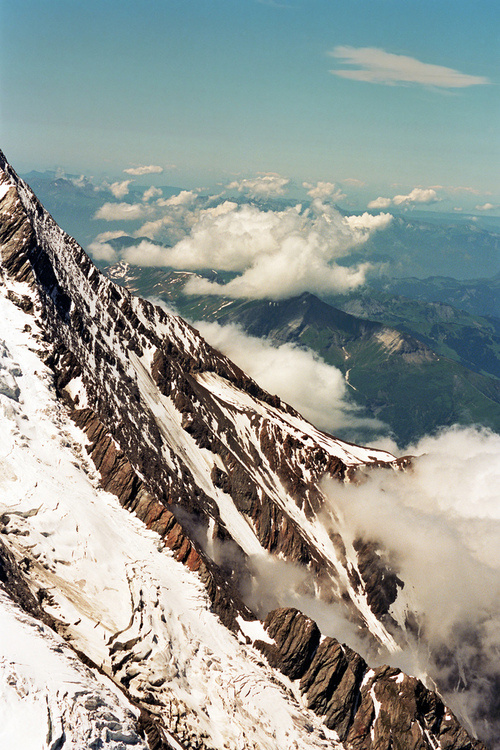
//> input picture samples/cpp/9_2_3/1.jpg, 500 x 750 px
$ ./9_2_3   (built with g++ and OpenCV 4)
//> lines starting //> are read from the running program, lines starting //| are printed output that depends on the picture
//--------------------------------------【程序说明】-------------------------------------------
//		程序说明：《OpenCV3编程入门》OpenCV2版书本配套示例程序79
//		程序描述：H-S二维直方图的绘制
//		开发测试所用操作系统： Windows 7 64bit
//		开发测试所用IDE版本：Visual Studio 2010
//		开发测试所用OpenCV版本：	2.4.9
//		2014年06月 Created by @浅墨_毛星云
//		2014年11月 Revised by @浅墨_毛星云
//------------------------------------------------------------------------------------------------


//---------------------------------【头文件、命名空间包含部分】----------------------------
//		描述：包含程序所使用的头文件和命名空间
//------------------------------------------------------------------------------------------------
#include "opencv2/highgui/highgui.hpp"
#include "opencv2/imgproc/imgproc.hpp"
#include <stdio.h>

using namespace cv;


//-----------------------------------【ShowHelpText( )函数】-----------------------------
//		 描述：输出一些帮助信息
//----------------------------------------------------------------------------------------------
void ShowHelpText()
{
	//输出欢迎信息和OpenCV版本
	printf("\n\n\t\t\t非常感谢购买《OpenCV3编程入门》一书！\n");
	printf("\n\n\t\t\t此为本书OpenCV2版的第79个配套示例程序\n");
	printf("\n\n\t\t\t   当前使用的OpenCV版本为：" CV_VERSION );
	printf("\n\n  ----------------------------------------------------------------------------\n");
}


//--------------------------------------【main( )函数】-----------------------------------------
//          描述：控制台应用程序的入口函数，我们的程序从这里开始执行
//-----------------------------------------------------------------------------------------------
int main( )
{

	//【1】载入源图，转化为HSV颜色模型
	Mat srcImage, hsvImage;
	srcImage=imread("1.jpg");
//> srcImage is the input picture: 750 rows x 500 cols, CV_8UC3; mean B, G, R 146.6, 152.6, 147.8
	cvtColor(srcImage,hsvImage, CV_BGR2HSV);
//> hsvImage: 750 rows x 500 cols, CV_8UC3; mean H, S, V 55.1, 61.2, 163.6

	system("color 2F");
	ShowHelpText();

	//【2】参数准备
	//将色调量化为30个等级，将饱和度量化为32个等级
	int hueBinNum = 30;//色调的直方图直条数量
	int saturationBinNum = 32;//饱和度的直方图直条数量
	int histSize[ ] = {hueBinNum, saturationBinNum};
	// 定义色调的变化范围为0到179
	float hueRanges[] = { 0, 180 };
	//定义饱和度的变化范围为0（黑、白、灰）到255（纯光谱颜色）
	float saturationRanges[] = { 0, 256 };
	const float* ranges[] = { hueRanges, saturationRanges };
	MatND dstHist;
	//参数准备，calcHist函数中将计算第0通道和第1通道的直方图
	int channels[] = {0, 1};

	//【3】正式调用calcHist，进行直方图计算
	calcHist( &hsvImage,//输入的数组
		1, //数组个数为1
		channels,//通道索引
		Mat(), //不使用掩膜
		dstHist, //输出的目标直方图
		2, //需要计算的直方图的维度为2
		histSize, //存放每个维度的直方图尺寸的数组
		ranges,//每一维数值的取值范围数组
		true, // 指示直方图是否均匀的标识符，true表示均匀的直方图
		false );//累计标识符，false表示直方图在配置阶段会被清零
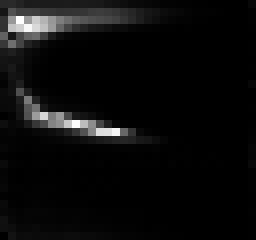
//> dstHist: 30 rows x 32 cols, CV_32FC1 (shown 8 times larger); min 0, max 8131, mean 390.6; drawn with min black and max white

	//【4】为绘制直方图准备参数
	double maxValue=0;//最大值
	minMaxLoc(dstHist, 0, &maxValue, 0, 0);//查找数组和子数组的全局最小值和最大值存入maxValue中
//> maxValue = 8131
	int scale = 10;
	Mat histImg = Mat::zeros(saturationBinNum*scale, hueBinNum*10, CV_8UC3);

	//【5】双层循环，进行直方图绘制
	for( int hue = 0; hue < hueBinNum; hue++ )
		for( int saturation = 0; saturation < saturationBinNum; saturation++ )
		{
			float binValue = dstHist.at<float>(hue, saturation);//直方图组距的值
			int intensity = cvRound(binValue*255/maxValue);//强度

			//正式进行绘制
			rectangle( histImg, Point(hue*scale, saturation*scale),
				Point( (hue+1)*scale - 1, (saturation+1)*scale - 1),
				Scalar::all(intensity),
				CV_FILLED );
		}
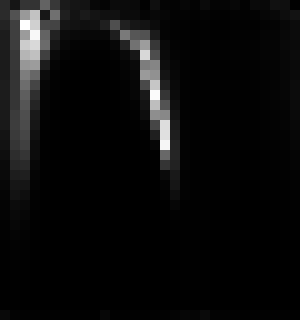
//> histImg: 320 rows x 300 cols, CV_8UC3; min 0, max 255, mean 12.2

		//【6】显示效果图
		imshow( "素材图", srcImage );
		imshow( "H-S 直方图", histImg );

		waitKey();
}
